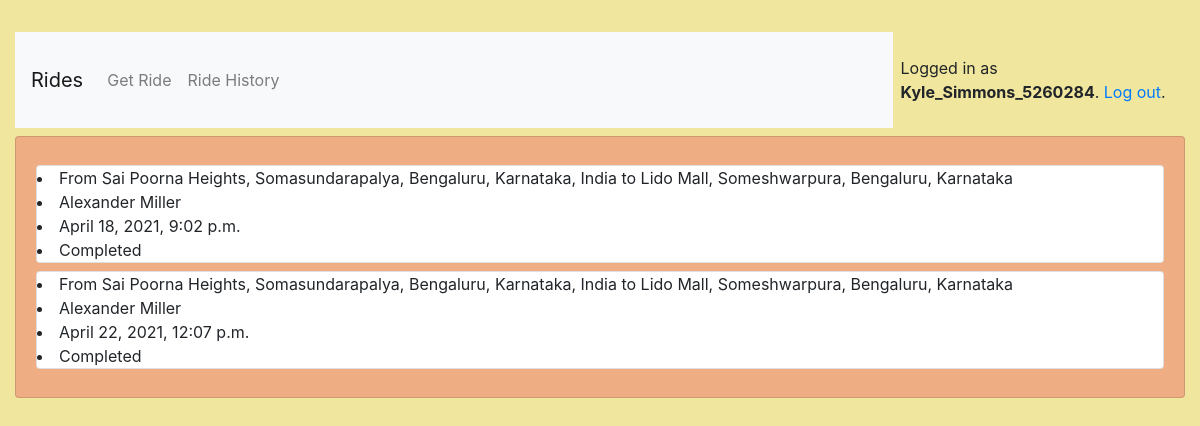
Before: /r/rides/ (signed in) with the older database file.
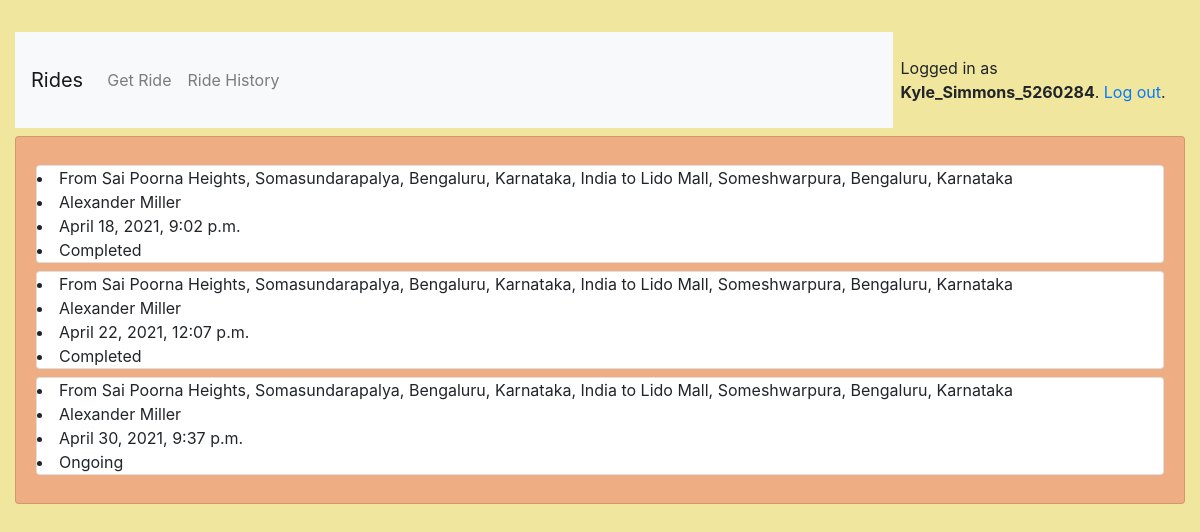
After: the same page with the newer database file.
### rides/models.py (models this page shows, shortened)
class Ride(models.Model):
    rider = models.ForeignKey(User, on_delete=models.CASCADE, null=True, blank=True)
    cabee = models.ForeignKey(Executive, on_delete=models.CASCADE, null=True, blank=True)
    cab = models.ForeignKey(Cab, on_delete=models.CASCADE, null=True, blank=True)
    date_time = models.DateTimeField(auto_now=False, auto_now_add=True)
    updated_time = models.DateTimeField(auto_now=True, auto_now_add=False)
    status = models.ForeignKey(Status, on_delete=models.CASCADE, null=True, blank=True)
    travelled = models.DecimalField(max_digits=15, decimal_places=2, default=0.0)
    charges = models.DecimalField(max_digits=15, decimal_places=2, default=0.0)
    source = models.CharField(max_length=200, blank=False)
    destination = models.CharField(max_length=200, blank=False)
    is_started = models.BooleanField(default=False)

class Executive(models.Model):
    user = models.OneToOneField(User, on_delete=models.CASCADE, primary_key=True)
    car = models.OneToOneField(Cab, on_delete=models.CASCADE, null=True, blank=False)
    shift = models.CharField(max_length=1)
    avg_r = models.DecimalField(max_digits=2, decimal_places=1, default=4.0)
    reg_city = models.CharField(max_length=200)
    is_engaged = models.BooleanField(default=False)
    reached_loc = models.BooleanField(default=False)
    charges = models.DecimalField(max_digits=15, decimal_places=2, default=0.0)

class User(AbstractUser):
    is_rider = models.BooleanField(default=False)
    is_ex = models.BooleanField(default=False)
    name = models.CharField(max_length=100)
    cell = PhoneNumberField(blank=True)
    wallet = models.DecimalField(max_digits=15, decimal_places=2, default=0.0)

class Status(models.Model):
    name = models.CharField(max_length=30)
    color = models.CharField(max_length=7, default='#007bff')
    class Meta:
        verbose_name_plural = "Status"

### rides/views/rider.py (the view)
# urls.py: path('rides/', rider.PastRides.as_view(), name='history'),
@method_decorator([login_required, rider_required], name='dispatch')
class PastRides(ListView):
    model = Ride
    context_object_name = "rides"
    template_name = 'rides/rider/ride_history.html'
    def get_queryset(self):
        queryset = Ride.objects.exclude(status=Status.objects.get(name="On Queue")).filter(rider=self.request.user)
        return queryset
    def get_context_data(self, **kwargs):
        context = super().get_context_data(**kwargs)
        ride = Ride.objects.exclude(status=Status.objects.get(name="On Queue")).filter(rider=self.request.user)
        context['ride_available'] = False if ride.count() == 0 else True
        return context

### rides/templates/rides/rider/ride_history.html
{% extends "base.html" %}
{% block content %}
    {% if ride_available %}
        {% for ride in rides %}
            <div class="row my-2">
                <div class="card w-100">
                    <li>From {{ ride.source }} to {{ ride.destination }}</li>
                    <li>{{ ride.cabee.user.name }}</li>
                    <li>{{ ride.date_time }}</li>
                    <li>{{ ride.status.name }}</li>
                </div>
            </div>
        {% endfor %}
    {% else %}
        <h3>No rides started yet</h3>
    {% endif %}
{% endblock %}

Changed rows visible on the page:
added Ride: source "Sai Poorna Heights, Somasundarapalya, Bengaluru, Karnataka, India", destination "Lido Mall, Someshwarpura, Bengaluru, Karnataka", cabee.user.name "Alexander Miller", date_time "April 30, 2021, 9:37 p.m.", status.name "Ongoing"
